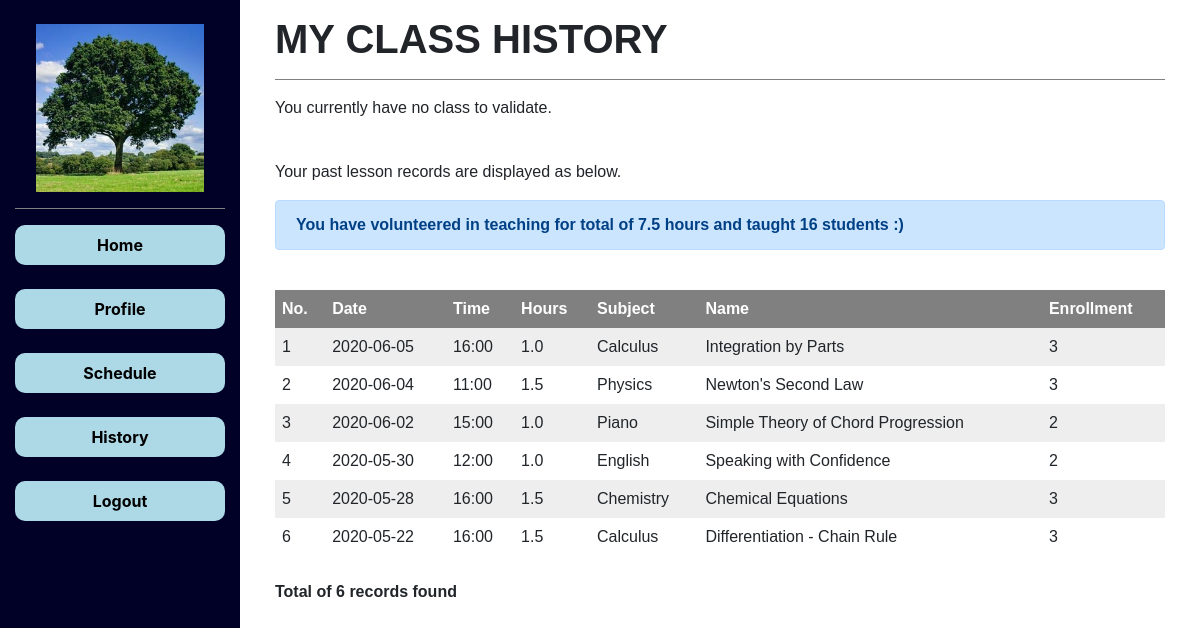
/history (signed in), run on the app's committed database.
### tables this page shows
CREATE TABLE "history" (
	"id"	INTEGER NOT NULL PRIMARY KEY AUTOINCREMENT UNIQUE,
	"teacher_id"	INTEGER NOT NULL,
	"date"	NUMERIC NOT NULL,
	"time"	NUMERIC NOT NULL,
	"duration"	INTEGER NOT NULL,
	"type"	TEXT NOT NULL,
	"subject"	TEXT NOT NULL,
	"name"	TEXT NOT NULL,
	"level"	TEXT,
	"message"	TEXT,
	"enrollment"	INTEGER NOT NULL,
	FOREIGN KEY("teacher_id") REFERENCES "people"("id")
);

### app.py (the view, shortened to what this page needs)
@app.route("/history", methods=["GET", "POST"])
@login_required
def history():
    id = session["user_id"]
    cursor.execute("SELECT * FROM people WHERE id=:id", {'id': id})
    check = cursor.fetchall()
    role = check[0]["role"]
    if role == "Teacher":
        cursor.execute("""SELECT *,
                        CASE CAST (strftime('%w', date) AS INTEGER)
                            WHEN 0 THEN 'Sunday'
                            WHEN 1 THEN 'Monday'
                            WHEN 2 THEN 'Tuesday'
                            WHEN 3 THEN 'Wednesday'
                            WHEN 4 THEN 'Thursday'
                            WHEN 5 THEN 'Friday'
                            ELSE 'Saturday' END AS day
                        from validate WHERE teacher_id=:id ORDER BY date, time""", {'id': id})
        validate = cursor.fetchall()
        count_validate = len(validate)
        students = []
        count = []
        cursor.execute("""SELECT * from history WHERE teacher_id=:id ORDER BY date DESC, time DESC""", {'id': id})
        history = cursor.fetchall()
        cursor.execute("""SELECT SUM(duration) from history WHERE teacher_id=:id""", {'id': id})
        total_hour = cursor.fetchone()["SUM(duration)"]
        cursor.execute("""SELECT SUM(enrollment) from history WHERE teacher_id=:id""", {'id': id})
        total_student = cursor.fetchone()["SUM(enrollment)"]
        return render_template("teacher_history.html", validate=validate, count_validate=count_validate,
                                students=students, count=count, history=history, count_history=len(history),
                                total_hour=total_hour, total_student=total_student)

### app.py (called while the page is built)
@app.after_request
def after_request(response):
    response.headers["Cache-Control"] = "no-cache, no-store, must-revalidate"
    response.headers["Expires"] = 0
    response.headers["Pragma"] = "no-cache"
    return response

### helpers.py (called while the page is built)
def login_required(f):
    @wraps(f)
    def decorated_function(*args, **kwargs):
        if session.get("user_id") is None:
            return redirect("/login")
        return f(*args, **kwargs)
    return decorated_function

### templates/teacher_history.html (shortened to what this page needs)
{% extends "teacher_layout.html" %}
{% block main %}
    <h1>
        <b> MY CLASS HISTORY </b>
    </h1>
    <hr>
    {% if count_validate == 0 %}
    <p>
        You currently have no class to validate.
    </p>
    {% endif %}
    <br>
    <p>
        Your past lesson records are displayed as below.
    </p>
    {% if count_history == 0 %}
    <p>
        You currently do not have any past lessons.
    </p>
    {% else %}
        <div class="alert alert-primary" role="alert">
            <strong>
                You have volunteered in teaching for total of {{ "{:.1f}".format(total_hour) }} hours and taught {{total_student}} students :)
            </strong>
        </div>
        <br>
        <table class="TFtable">
            <tr>
                <th>No.</th>
                <th>Date</th>
                <th>Time</th>
                <th>Hours</th>
                <th>Subject</th>
                <th>Name</th>
                <th>Enrollment</th>
            </tr>
            {% for row in history %}
            <tr>
                <td class="counterCell"></td>
                <td>{{ row["date"] }}</td>
                <td>{{ row["time"] }}</td>
                <td>{{ "{:.1f}".format(row["duration"]) }}</td>
                <td>{{ row["subject"] }}</td>
                <td>{{ row["name"] }}</td>
                <td>{{ row["enrollment"] }}</td>
            </tr>
            {% endfor %}
        </table>
        <br>
        <b>Total of {{ count_history }} records found </b>
    {% endif %}
{% endblock %}

### static/teacher_styles.css (style rules this page uses)
hr { border-top: 1px solid; color: grey; }
table { counter-reset: tableCount; }
.counterCell:before { content: counter(tableCount); counter-increment: tableCount; }
.TFtable { width:100%; border-collapse:collapse; }
.TFtable td, th { padding: 7px; text-align: left; }
.TFtable tr:nth-child(even) { background: #eeeeee; }
.TFtable tr:nth-child(odd) { background: #ffffff; }
.TFtable tr:first-child { background: #808080; color:#FFF; }

### data on the page
history: date "2020-06-05", time "16:00", duration "1.0", subject "Calculus", name "Integration by Parts", enrollment "3"
history: date "2020-06-04", time "11:00", duration "1.5", subject "Physics", name "Newton's Second Law", enrollment "3"
history: date "2020-06-02", time "15:00", duration "1.0", subject "Piano", name "Simple Theory of Chord Progression", enrollment "2"
history: date "2020-05-30", time "12:00", duration "1.0", subject "English", name "Speaking with Confidence", enrollment "2"
history: date "2020-05-28", time "16:00", duration "1.5", subject "Chemistry", name "Chemical Equations", enrollment "3"
history: date "2020-05-22", time "16:00", duration "1.5", subject "Calculus", name "Differentiation - Chain Rule", enrollment "3"

### other printed values
{{ "{:.1f}".format(total_hour) }} "7.5"
{{ total_student }} "16"
{{ count_history }} "6"
